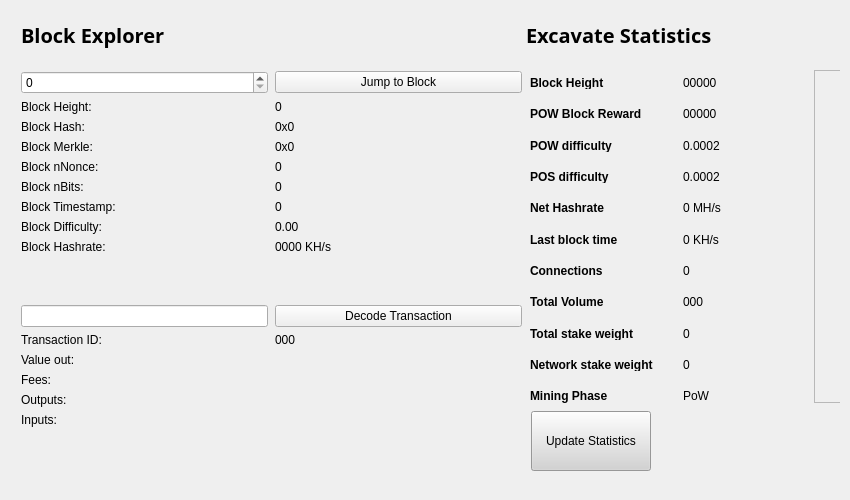
<?xml version="1.0" encoding="UTF-8"?>
<ui version="4.0">
 <class>BlockBrowser</class>
 <widget class="QWidget" name="BlockBrowser">
  <property name="windowModality">
   <enum>Qt::NonModal</enum>
  </property>
  <property name="enabled">
   <bool>true</bool>
  </property>
  <property name="geometry">
   <rect>
    <x>0</x>
    <y>0</y>
    <width>850</width>
    <height>500</height>
   </rect>
  </property>
  <property name="sizePolicy">
   <sizepolicy hsizetype="Preferred" vsizetype="Preferred">
    <horstretch>0</horstretch>
    <verstretch>0</verstretch>
   </sizepolicy>
  </property>
  <property name="minimumSize">
   <size>
    <width>0</width>
    <height>0</height>
   </size>
  </property>
  <property name="acceptDrops">
   <bool>false</bool>
  </property>
  <property name="windowTitle">
   <string>Form</string>
  </property>
  <layout class="QGridLayout">
   <property name="sizeConstraint">
    <enum>QLayout::SetMaximumSize</enum>
   </property>
   <property name="leftMargin">
    <number>21</number>
   </property>
   <property name="topMargin">
    <number>21</number>
   </property>
   <property name="rightMargin">
    <number>10</number>
   </property>
   <item row="1" column="0">
    <widget class="QWidget" name="widget" native="true">
     <widget class="QWidget" name="layoutWidget">
      <property name="geometry">
       <rect>
        <x>0</x>
        <y>0</y>
        <width>501</width>
        <height>27</height>
       </rect>
      </property>
      <layout class="QHBoxLayout" name="horizontalLayout_4">
       <property name="spacing">
        <number>7</number>
       </property>
       <item>
        <widget class="QLabel" name="label_5">
         <property name="font">
          <font>
           <family>Open Sans,sans-serif</family>
          </font>
         </property>
         <property name="text">
          <string>&lt;html&gt;&lt;head/&gt;&lt;body&gt;&lt;p&gt;&lt;span style=&quot; font-size:20px; font-weight:600; color:#000000;&quot;&gt;Block Explorer &lt;/span&gt;&lt;/p&gt;&lt;/body&gt;&lt;/html&gt;</string>
         </property>
        </widget>
       </item>
       <item>
        <spacer name="horizontalSpacer_2">
         <property name="orientation">
          <enum>Qt::Horizontal</enum>
         </property>
         <property name="sizeHint" stdset="0">
          <size>
           <width>40</width>
           <height>20</height>
          </size>
         </property>
        </spacer>
       </item>
      </layout>
     </widget>
     <widget class="QWidget" name="layoutWidget_2">
      <property name="geometry">
       <rect>
        <x>0</x>
        <y>50</y>
        <width>501</width>
        <height>400</height>
       </rect>
      </property>
      <layout class="QGridLayout" name="gridLayout_3" rowstretch="0,0,0,0,0,0,0,0,0,0,0,0,0,0,0,0,0,0,0" columnstretch="0,0">
       <property name="sizeConstraint">
        <enum>QLayout::SetDefaultConstraint</enum>
       </property>
       <property name="horizontalSpacing">
        <number>7</number>
       </property>
       <item row="18" column="0">
        <spacer name="verticalSpacer">
         <property name="orientation">
          <enum>Qt::Vertical</enum>
         </property>
         <property name="sizeHint" stdset="0">
          <size>
           <width>20</width>
           <height>40</height>
          </size>
         </property>
        </spacer>
       </item>
       <item row="12" column="1">
        <widget class="QPushButton" name="txButton">
         <property name="text">
          <string>Decode Transaction</string>
         </property>
        </widget>
       </item>
       <item row="17" column="0">
        <widget class="QLabel" name="inputLabel">
         <property name="text">
          <string>Inputs:</string>
         </property>
         <property name="alignment">
          <set>Qt::AlignLeading|Qt::AlignLeft|Qt::AlignTop</set>
         </property>
        </widget>
       </item>
       <item row="10" column="1">
        <widget class="QLabel" name="pawBox">
         <property name="text">
          <string>0000 KH/s</string>
         </property>
        </widget>
       </item>
       <item row="14" column="0">
        <widget class="QLabel" name="valueLabel">
         <property name="text">
          <string>Value out:</string>
         </property>
        </widget>
       </item>
       <item row="13" column="0">
        <widget class="QLabel" name="txLabel">
         <property name="text">
          <string>Transaction ID:</string>
         </property>
        </widget>
       </item>
       <item row="9" column="1">
        <widget class="QLabel" name="hardBox">
         <property name="text">
          <string>0.00</string>
         </property>
        </widget>
       </item>
       <item row="13" column="1">
        <widget class="QLabel" name="txID">
         <property name="text">
          <string>000</string>
         </property>
        </widget>
       </item>
       <item row="17" column="1">
        <widget class="QLabel" name="inputBox">
         <property name="text">
          <string/>
         </property>
         <property name="alignment">
          <set>Qt::AlignLeading|Qt::AlignLeft|Qt::AlignTop</set>
         </property>
        </widget>
       </item>
       <item row="14" column="1">
        <widget class="QLabel" name="valueBox">
         <property name="text">
          <string/>
         </property>
        </widget>
       </item>
       <item row="9" column="0">
        <widget class="QLabel" name="hardLabel">
         <property name="text">
          <string>Block Difficulty:</string>
         </property>
        </widget>
       </item>
       <item row="1" column="0">
        <widget class="QSpinBox" name="heightBox">
         <property name="sizePolicy">
          <sizepolicy hsizetype="Preferred" vsizetype="Fixed">
           <horstretch>0</horstretch>
           <verstretch>0</verstretch>
          </sizepolicy>
         </property>
         <property name="maximum">
          <number>99999999</number>
         </property>
        </widget>
       </item>
       <item row="3" column="0">
        <widget class="QLabel" name="heightLabel_2">
         <property name="text">
          <string>Block Height:</string>
         </property>
        </widget>
       </item>
       <item row="8" column="1">
        <widget class="QLabel" name="timeBox">
         <property name="text">
          <string>0</string>
         </property>
        </widget>
       </item>
       <item row="1" column="1">
        <widget class="QPushButton" name="blockButton">
         <property name="text">
          <string>Jump to Block</string>
         </property>
        </widget>
       </item>
       <item row="5" column="0">
        <widget class="QLabel" name="merkleLabel">
         <property name="text">
          <string>Block Merkle:</string>
         </property>
        </widget>
       </item>
       <item row="4" column="0">
        <widget class="QLabel" name="hashLabel">
         <property name="text">
          <string>Block Hash:</string>
         </property>
        </widget>
       </item>
       <item row="15" column="1">
        <widget class="QLabel" name="feesBox">
         <property name="text">
          <string/>
         </property>
        </widget>
       </item>
       <item row="10" column="0">
        <widget class="QLabel" name="pawLabel">
         <property name="text">
          <string>Block Hashrate:</string>
         </property>
        </widget>
       </item>
       <item row="3" column="1">
        <widget class="QLabel" name="heightLabel">
         <property name="text">
          <string>0</string>
         </property>
        </widget>
       </item>
       <item row="15" column="0">
        <widget class="QLabel" name="feesLabel">
         <property name="text">
          <string>Fees:</string>
         </property>
        </widget>
       </item>
       <item row="7" column="0">
        <widget class="QLabel" name="bitsLabel">
         <property name="text">
          <string>Block nBits:</string>
         </property>
        </widget>
       </item>
       <item row="7" column="1">
        <widget class="QLabel" name="bitsBox">
         <property name="text">
          <string>0</string>
         </property>
        </widget>
       </item>
       <item row="5" column="1">
        <widget class="QLabel" name="merkleBox">
         <property name="minimumSize">
          <size>
           <width>187</width>
           <height>0</height>
          </size>
         </property>
         <property name="text">
          <string>0x0</string>
         </property>
        </widget>
       </item>
       <item row="16" column="0">
        <widget class="QLabel" name="outputLabel">
         <property name="text">
          <string>Outputs:</string>
         </property>
         <property name="alignment">
          <set>Qt::AlignLeading|Qt::AlignLeft|Qt::AlignTop</set>
         </property>
        </widget>
       </item>
       <item row="16" column="1">
        <widget class="QLabel" name="outputBox">
         <property name="text">
          <string/>
         </property>
         <property name="alignment">
          <set>Qt::AlignLeading|Qt::AlignLeft|Qt::AlignTop</set>
         </property>
        </widget>
       </item>
       <item row="6" column="0">
        <widget class="QLabel" name="nonceLabel">
         <property name="text">
          <string>Block nNonce:</string>
         </property>
        </widget>
       </item>
       <item row="6" column="1">
        <widget class="QLabel" name="nonceBox">
         <property name="text">
          <string>0</string>
         </property>
        </widget>
       </item>
       <item row="8" column="0">
        <widget class="QLabel" name="timeLabel">
         <property name="text">
          <string>Block Timestamp:</string>
         </property>
        </widget>
       </item>
       <item row="4" column="1">
        <widget class="QLabel" name="hashBox">
         <property name="enabled">
          <bool>true</bool>
         </property>
         <property name="sizePolicy">
          <sizepolicy hsizetype="Preferred" vsizetype="Preferred">
           <horstretch>0</horstretch>
           <verstretch>0</verstretch>
          </sizepolicy>
         </property>
         <property name="minimumSize">
          <size>
           <width>0</width>
           <height>0</height>
          </size>
         </property>
         <property name="text">
          <string>0x0</string>
         </property>
        </widget>
       </item>
       <item row="12" column="0">
        <widget class="QLineEdit" name="txBox">
         <property name="sizePolicy">
          <sizepolicy hsizetype="Preferred" vsizetype="Fixed">
           <horstretch>0</horstretch>
           <verstretch>0</verstretch>
          </sizepolicy>
         </property>
         <property name="inputMask">
          <string comment="Transaction id" extracomment="Transaction id"/>
         </property>
         <property name="placeholderText">
          <string comment="Transaction ID" extracomment="Transaction ID"/>
         </property>
        </widget>
       </item>
       <item row="11" column="0">
        <spacer name="verticalSpacer_2">
         <property name="orientation">
          <enum>Qt::Vertical</enum>
         </property>
         <property name="sizeHint" stdset="0">
          <size>
           <width>20</width>
           <height>40</height>
          </size>
         </property>
        </spacer>
       </item>
      </layout>
     </widget>
     <widget class="QFrame" name="gridFrame_2">
      <property name="geometry">
       <rect>
        <x>500</x>
        <y>40</y>
        <width>580</width>
        <height>351</height>
       </rect>
      </property>
      <layout class="QGridLayout" name="gridLayout_4">
       <item row="3" column="0">
        <layout class="QFormLayout" name="formLayout_3">
         <property name="fieldGrowthPolicy">
          <enum>QFormLayout::FieldsStayAtSizeHint</enum>
         </property>
         <property name="horizontalSpacing">
          <number>30</number>
         </property>
         <property name="verticalSpacing">
          <number>18</number>
         </property>
         <property name="rightMargin">
          <number>0</number>
         </property>
         <item row="1" column="0">
          <widget class="QLabel" name="label_17">
           <property name="text">
            <string>&lt;html&gt;&lt;head/&gt;&lt;body&gt;&lt;p&gt;&lt;span style=&quot; font-weight:600;&quot;&gt;Block Height&lt;/span&gt;&lt;/p&gt;&lt;/body&gt;&lt;/html&gt;</string>
           </property>
          </widget>
         </item>
         <item row="1" column="1">
          <widget class="QLabel" name="heightBox_3">
           <property name="text">
            <string>00000</string>
           </property>
          </widget>
         </item>
         <item row="2" column="0">
          <widget class="QLabel" name="label_18">
           <property name="text">
            <string>&lt;html&gt;&lt;head/&gt;&lt;body&gt;&lt;p&gt;&lt;span style=&quot; font-weight:600;&quot;&gt;POW Block Reward&lt;/span&gt;&lt;/p&gt;&lt;/body&gt;&lt;/html&gt;</string>
           </property>
          </widget>
         </item>
         <item row="2" column="1">
          <widget class="QLabel" name="rewardBox_2">
           <property name="text">
            <string>00000</string>
           </property>
          </widget>
         </item>
         <item row="3" column="0">
          <widget class="QLabel" name="label_19">
           <property name="text">
            <string>&lt;html&gt;&lt;head/&gt;&lt;body&gt;&lt;p&gt;&lt;span style=&quot; font-weight:600;&quot;&gt;POW difficulty&lt;/span&gt;&lt;/p&gt;&lt;/body&gt;&lt;/html&gt;</string>
           </property>
          </widget>
         </item>
         <item row="3" column="1">
          <widget class="QLabel" name="diffBox_2">
           <property name="text">
            <string>0.0002</string>
           </property>
          </widget>
         </item>
         <item row="4" column="0">
          <widget class="QLabel" name="label_20">
           <property name="text">
            <string>&lt;html&gt;&lt;head/&gt;&lt;body&gt;&lt;p&gt;&lt;span style=&quot; font-weight:600;&quot;&gt;POS difficulty&lt;/span&gt;&lt;/p&gt;&lt;/body&gt;&lt;/html&gt;</string>
           </property>
          </widget>
         </item>
         <item row="4" column="1">
          <widget class="QLabel" name="diffBox2_2">
           <property name="text">
            <string>0.0002</string>
           </property>
          </widget>
         </item>
         <item row="5" column="0">
          <widget class="QLabel" name="label_21">
           <property name="text">
            <string>&lt;html&gt;&lt;head/&gt;&lt;body&gt;&lt;p&gt;&lt;span style=&quot; font-weight:600;&quot;&gt;Net Hashrate&lt;/span&gt;&lt;/p&gt;&lt;/body&gt;&lt;/html&gt;</string>
           </property>
          </widget>
         </item>
         <item row="5" column="1">
          <widget class="QLabel" name="pawrateBox_2">
           <property name="text">
            <string>0 MH/s</string>
           </property>
          </widget>
         </item>
         <item row="6" column="0">
          <widget class="QLabel" name="label3_3">
           <property name="sizePolicy">
            <sizepolicy hsizetype="Preferred" vsizetype="Maximum">
             <horstretch>0</horstretch>
             <verstretch>0</verstretch>
            </sizepolicy>
           </property>
           <property name="text">
            <string>&lt;html&gt;&lt;head/&gt;&lt;body&gt;&lt;p&gt;&lt;span style=&quot; font-weight:600;&quot;&gt;Last block time&lt;/span&gt;&lt;/p&gt;&lt;/body&gt;&lt;/html&gt;</string>
           </property>
          </widget>
         </item>
         <item row="6" column="1">
          <widget class="QLabel" name="localBox_2">
           <property name="text">
            <string>0 KH/s</string>
           </property>
          </widget>
         </item>
         <item row="7" column="0">
          <widget class="QLabel" name="label1_3">
           <property name="text">
            <string>&lt;html&gt;&lt;head/&gt;&lt;body&gt;&lt;p&gt;&lt;span style=&quot; font-weight:600;&quot;&gt;Connections&lt;/span&gt;&lt;/p&gt;&lt;/body&gt;&lt;/html&gt;</string>
           </property>
          </widget>
         </item>
         <item row="7" column="1">
          <widget class="QLabel" name="connectionBox_2">
           <property name="text">
            <string>0</string>
           </property>
          </widget>
         </item>
         <item row="8" column="0">
          <widget class="QLabel" name="label_22">
           <property name="text">
            <string>&lt;html&gt;&lt;head/&gt;&lt;body&gt;&lt;p&gt;&lt;span style=&quot; font-weight:600;&quot;&gt;Total Volume&lt;/span&gt;&lt;/p&gt;&lt;/body&gt;&lt;/html&gt;</string>
           </property>
          </widget>
         </item>
         <item row="8" column="1">
          <widget class="QLabel" name="volumeBox_2">
           <property name="text">
            <string>000</string>
           </property>
          </widget>
         </item>
         <item row="9" column="0">
          <widget class="QLabel" name="label_23">
           <property name="text">
            <string>&lt;html&gt;&lt;head/&gt;&lt;body&gt;&lt;p&gt;&lt;span style=&quot; font-weight:600;&quot;&gt;Total stake weight&lt;/span&gt;&lt;/p&gt;&lt;/body&gt;&lt;/html&gt;</string>
           </property>
          </widget>
         </item>
         <item row="9" column="1">
          <widget class="QLabel" name="minBox_2">
           <property name="text">
            <string>0</string>
           </property>
          </widget>
         </item>
         <item row="10" column="0">
          <widget class="QLabel" name="label_24">
           <property name="text">
            <string>&lt;html&gt;&lt;head/&gt;&lt;body&gt;&lt;p&gt;&lt;span style=&quot; font-weight:600;&quot;&gt;Network stake weight&lt;/span&gt;&lt;/p&gt;&lt;/body&gt;&lt;/html&gt;</string>
           </property>
          </widget>
         </item>
         <item row="10" column="1">
          <widget class="QLabel" name="maxBox_2">
           <property name="text">
            <string>0</string>
           </property>
          </widget>
         </item>
         <item row="11" column="0">
          <widget class="QLabel" name="label_25">
           <property name="text">
            <string>&lt;html&gt;&lt;head/&gt;&lt;body&gt;&lt;p&gt;&lt;span style=&quot; font-weight:600;&quot;&gt;Mining Phase&lt;/span&gt;&lt;/p&gt;&lt;/body&gt;&lt;/html&gt;</string>
           </property>
          </widget>
         </item>
         <item row="11" column="1">
          <widget class="QLabel" name="cBox_2">
           <property name="text">
            <string>PoW</string>
           </property>
          </widget>
         </item>
        </layout>
       </item>
       <item row="2" column="0">
        <spacer name="verticalSpacer_3">
         <property name="orientation">
          <enum>Qt::Vertical</enum>
         </property>
         <property name="sizeHint" stdset="0">
          <size>
           <width>20</width>
           <height>40</height>
          </size>
         </property>
        </spacer>
       </item>
       <item row="1" column="1" rowspan="3">
        <widget class="QFrame" name="frame">
         <property name="minimumSize">
          <size>
           <width>240</width>
           <height>0</height>
          </size>
         </property>
         <property name="frameShape">
          <enum>QFrame::StyledPanel</enum>
         </property>
         <property name="frameShadow">
          <enum>QFrame::Raised</enum>
         </property>
         <widget class="QLabel" name="label_4">
          <property name="geometry">
           <rect>
            <x>0</x>
            <y>0</y>
            <width>240</width>
            <height>389</height>
           </rect>
          </property>
          <property name="sizePolicy">
           <sizepolicy hsizetype="Preferred" vsizetype="Ignored">
            <horstretch>0</horstretch>
            <verstretch>0</verstretch>
           </sizepolicy>
          </property>
          <property name="minimumSize">
           <size>
            <width>240</width>
            <height>0</height>
           </size>
          </property>
          <property name="pixmap">
           <pixmap>:/images/stat_logo</pixmap>
          </property>
         </widget>
        </widget>
       </item>
      </layout>
     </widget>
     <widget class="QWidget" name="layoutWidget">
      <property name="geometry">
       <rect>
        <x>505</x>
        <y>0</y>
        <width>311</width>
        <height>26</height>
       </rect>
      </property>
      <layout class="QHBoxLayout" name="horizontalLayout_5">
       <property name="spacing">
        <number>7</number>
       </property>
       <item>
        <widget class="QLabel" name="label_6">
         <property name="font">
          <font>
           <family>Open Sans,sans-serif</family>
          </font>
         </property>
         <property name="text">
          <string>&lt;html&gt;&lt;head/&gt;&lt;body&gt;&lt;p&gt;&lt;span style=&quot; font-size:20px; font-weight:600; color:#000000;&quot;&gt;Excavate Statistics&lt;/span&gt;&lt;/p&gt;&lt;/body&gt;&lt;/html&gt;</string>
         </property>
        </widget>
       </item>
       <item>
        <spacer name="horizontalSpacer_3">
         <property name="orientation">
          <enum>Qt::Horizontal</enum>
         </property>
         <property name="sizeHint" stdset="0">
          <size>
           <width>40</width>
           <height>20</height>
          </size>
         </property>
        </spacer>
       </item>
      </layout>
     </widget>
     <widget class="QPushButton" name="startButton">
      <property name="geometry">
       <rect>
        <x>510</x>
        <y>390</y>
        <width>120</width>
        <height>60</height>
       </rect>
      </property>
      <property name="sizePolicy">
       <sizepolicy hsizetype="Fixed" vsizetype="Fixed">
        <horstretch>0</horstretch>
        <verstretch>0</verstretch>
       </sizepolicy>
      </property>
      <property name="minimumSize">
       <size>
        <width>120</width>
        <height>60</height>
       </size>
      </property>
      <property name="styleSheet">
       <string notr="true">background:lightgrey;</string>
      </property>
      <property name="text">
       <string>Update Statistics</string>
      </property>
     </widget>
    </widget>
   </item>
  </layout>
 </widget>
 <resources/>
 <connections/>
</ui>
